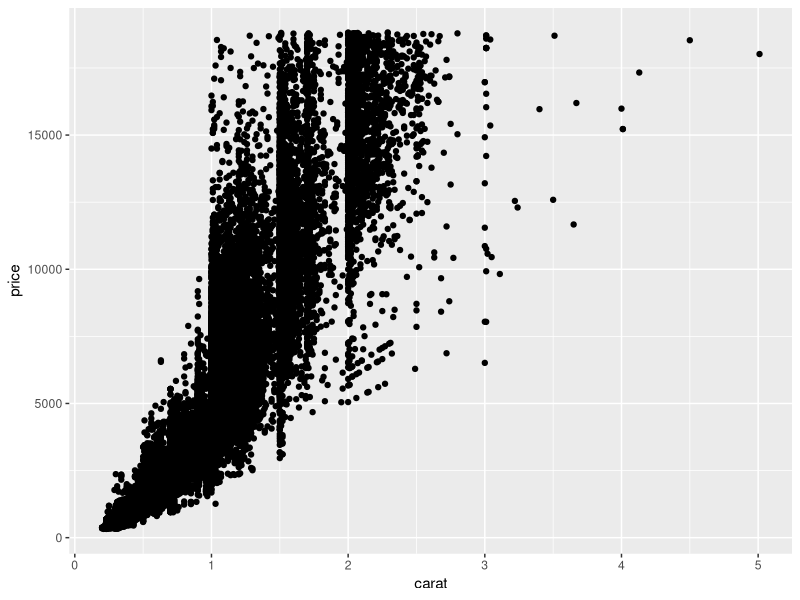
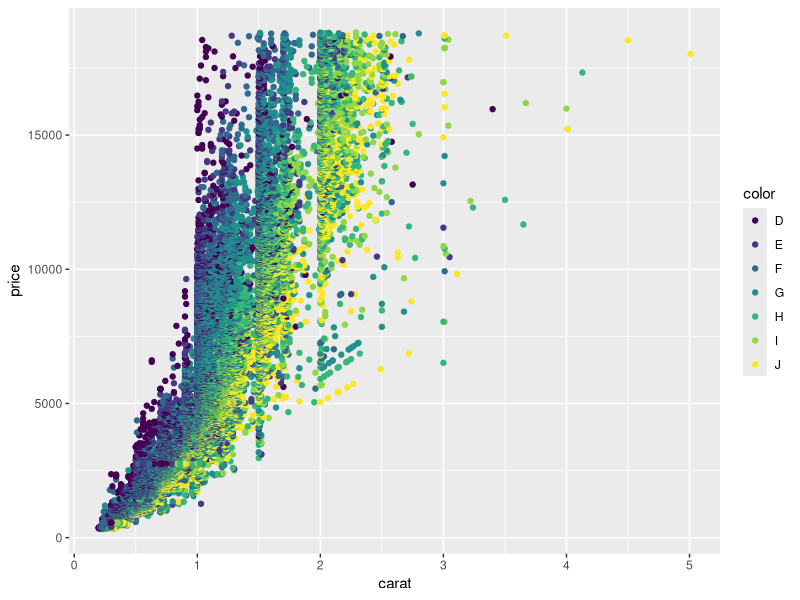
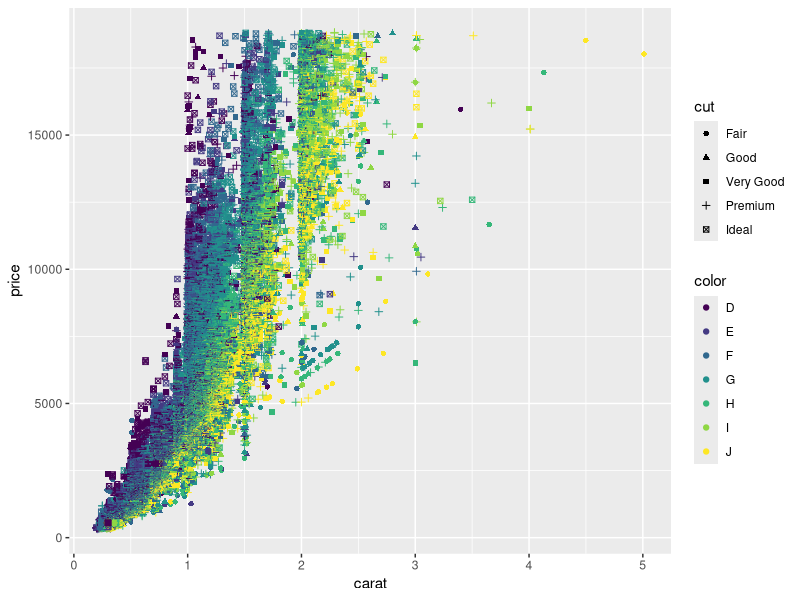
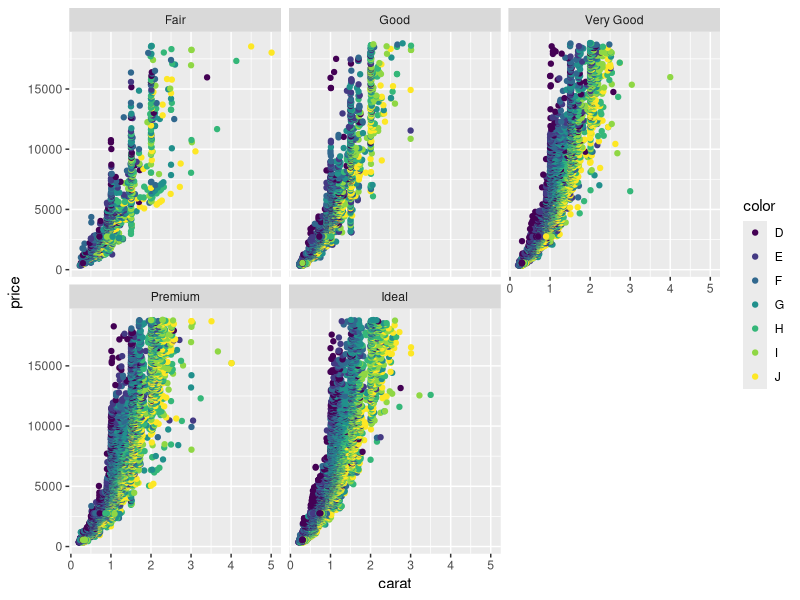
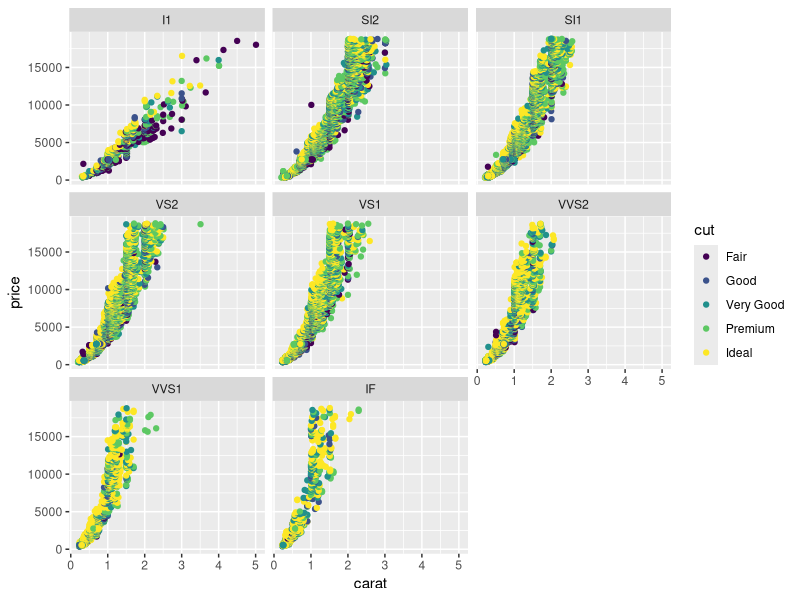

Generate these figures, in order, with R:
## ---- chunk 1
library(tidyverse)

glimpse(diamonds)
## ---- chunk 2
# *price*
# price in US dollars (\$326--\$18,823)
# 
# *carat*
# weight of the diamond (0.2--5.01)
# 
# *cut*
# quality of the cut (Fair, Good, Very Good, Premium, Ideal)
# 
# *color*
# diamond colour, from D (best) to J (worst)
# 
# *clarity*
# a measurement of how clear the diamond is (I1 (worst), SI2, SI1, VS2, VS1, VVS2, VVS1, IF (best))
# 
# *x*
# length in mm (0--10.74)
# 
# *y*
# width in mm (0--58.9)
# 
# *z*
# depth in mm (0--31.8)
# 
# *depth*
# total depth percentage = z / mean(x, y) = 2 * z / (x + y) (43--79)
# 
# *table*
# width of top of diamond relative to widest point (43--95)
## ---- chunk 3
# The factors that effect the price of a diamond are the weight (in karats), color, clarity, cut, and most importantly the aesthetic, which is hard to quantify. 
## ---- chunk 4
# I think the cut of the diamond is the most important factor in price. The cut is the most complicated factor in the diamond's appearance and the factor we have the most control over. I think color is the least important factor, because any color of diamond can be aesthetic depending on the other factors. 

levels(diamonds$cut)
levels(diamonds$clarity)
levels(diamonds$color)

table(diamonds$cut)
table(diamonds$clarity)
table(diamonds$color)

summary(diamonds$price)

price.per.carat = diamonds$price/diamonds$carat
cbind(diamonds, price.per.carat)

range(price.per.carat)
sd(price.per.carat)

#The price per carat is not constant. The price ranges from 1051.163-17828.846, with a standard deviation of 2012.66.

#I think the price per carat varies because the raw weight of the diamond is not what determines the price as much as the other more aesthetic factors like cut, color, and clarity. So a smaller diamond with a better cut and clarity would fetch a higher price than a bigger one with worse of those factors.

summary(diamonds$price[diamonds$cut == "Fair"])
summary(diamonds$price[diamonds$cut == "Ideal"])
summary(diamonds$price[diamonds$color == "D"])
summary(diamonds$price[diamonds$color == "J"])

#The diamond color doesn't matter that much since any color of diamond can look aesthetic depending on the other factors. For instance, a poorly colored diamond that is clear and cut well will sparkle nicely and the color itself doesn't matter.
## ---- chunk 5
# I would guess that there's a numbers bias towards poorly cut diamonds because they are more common than perfectly cut ones. Since they are more common they are sold more commonly, the demand drives the price up. 

## ---- chunk 6
ggplot(diamonds, aes(x=carat, y=price)) + geom_point()
ggplot(diamonds, aes(x=carat, y=price, color = color)) + geom_point()
ggplot(diamonds, aes(x=carat, y=price, color = color)) + geom_point(aes(shape = cut))
cuts = ggplot(diamonds, aes(x=carat, y=price, color = color)) + geom_point()
cuts + facet_wrap(~cut, ncol =3)

colors = ggplot(diamonds, aes(x=carat, y=price, color = cut)) + geom_point()
colors + facet_wrap(~clarity, ncol =3)
## ---- chunk 7
#My guess is that the carat scale is commonly applied in .5 increments as a rough measurement.This makes the diamonds appear to be in bins of every .5 carats. 

## ---- chunk 8
#It looks like the less ideal the color, the higher the carat most of the time. So poorly colored diamonds tend to bigger, which makes them more expensive. 

## ---- chunk 9
#I find plot 3 to be too busy to interpret, there's to much information trying to be shown in one plot. Plot 4 is easier to read because the data is split between plots which makes it easier to read. 

## ---- chunk 10
#The foggiest diamonds are probably already considered low quality and not worth the effort to make a quality cut. The clearest diamonds are worth making ideal cuts on since they will sparkle the most, and their value is going to be based highly on the cut.

